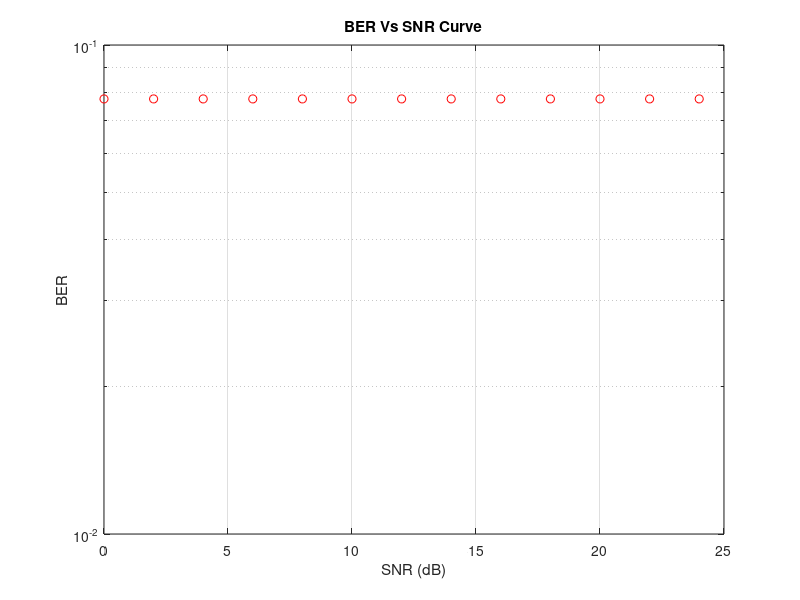

Recreate this plot in MATLAB. (Note: this script raises an error after producing the figure.)
clear all;
close all;
i=0;
QAM_values=[4,16,64,265];
SNR=0:2:25;
for QAM= 1:length(QAM_values)
    size=1000000;
    stream=randi([0 QAM_values(QAM)-1],size,1); %generating the random bits
    mod=qammod(stream,QAM_values(QAM)); %modulating the stream according to the QAM
    T_Errors = 0;  %initialising the variables
    T_bits = 0;
    for i=1:length(SNR)
      % SNR=snr + 10*log10(4); 
       signal_noise=awgn(mod,SNR(i),'measured');
       Dem=qamdemod(signal_noise,QAM_values(QAM));
        diff = stream - Dem;
        T_Errors = T_Errors + sum(abs(diff));
        T_bits = T_bits + length(stream);
    end
    % Calculate Bit Error Rate
       BER(QAM) = T_Errors / T_bits;
       disp(sprintf('bit error probability = %f',BER(QAM)));
    
figure(1);
semilogy(SNR,BER,'or');
hold on;
grid on
title('BER Vs SNR Curve');
xlabel('SNR (dB)'); ylabel('BER')


end
